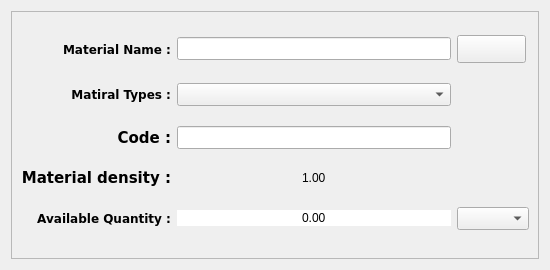
<?xml version="1.0" encoding="UTF-8"?>
<ui version="4.0">
 <class>AddRawMterial</class>
 <widget class="QWidget" name="AddRawMterial">
  <property name="geometry">
   <rect>
    <x>0</x>
    <y>0</y>
    <width>550</width>
    <height>270</height>
   </rect>
  </property>
  <property name="minimumSize">
   <size>
    <width>550</width>
    <height>270</height>
   </size>
  </property>
  <property name="maximumSize">
   <size>
    <width>550</width>
    <height>270</height>
   </size>
  </property>
  <property name="windowTitle">
   <string>Add Raw Mterial</string>
  </property>
  <property name="windowIcon">
   <iconset>
    <normaloff>icons/logo.png</normaloff>icons/logo.png</iconset>
  </property>
  <layout class="QGridLayout" name="gridLayout_2">
   <item row="0" column="0">
    <widget class="QFrame" name="frame">
     <property name="frameShape">
      <enum>QFrame::StyledPanel</enum>
     </property>
     <property name="frameShadow">
      <enum>QFrame::Raised</enum>
     </property>
     <layout class="QGridLayout" name="gridLayout" columnstretch="0,0,0">
      <item row="0" column="0">
       <widget class="QLabel" name="label_5">
        <property name="font">
         <font>
          <family>Bitstream Vera Sans</family>
          <weight>75</weight>
          <bold>true</bold>
         </font>
        </property>
        <property name="text">
         <string>Material Name :</string>
        </property>
        <property name="alignment">
         <set>Qt::AlignRight|Qt::AlignTrailing|Qt::AlignVCenter</set>
        </property>
       </widget>
      </item>
      <item row="3" column="0">
       <widget class="QLabel" name="label_24">
        <property name="font">
         <font>
          <family>Bitstream Vera Sans</family>
          <pointsize>11</pointsize>
          <weight>75</weight>
          <bold>true</bold>
          <kerning>true</kerning>
         </font>
        </property>
        <property name="text">
         <string>Material density :</string>
        </property>
        <property name="alignment">
         <set>Qt::AlignRight|Qt::AlignTrailing|Qt::AlignVCenter</set>
        </property>
       </widget>
      </item>
      <item row="0" column="1">
       <widget class="QLineEdit" name="material_name">
        <property name="minimumSize">
         <size>
          <width>0</width>
          <height>23</height>
         </size>
        </property>
        <property name="font">
         <font>
          <weight>75</weight>
          <bold>true</bold>
         </font>
        </property>
        <property name="clearButtonEnabled">
         <bool>true</bool>
        </property>
       </widget>
      </item>
      <item row="1" column="0">
       <widget class="QLabel" name="label_17">
        <property name="font">
         <font>
          <family>Bitstream Vera Sans</family>
          <weight>75</weight>
          <bold>true</bold>
         </font>
        </property>
        <property name="text">
         <string>Matiral Types :</string>
        </property>
        <property name="alignment">
         <set>Qt::AlignRight|Qt::AlignTrailing|Qt::AlignVCenter</set>
        </property>
       </widget>
      </item>
      <item row="4" column="1">
       <widget class="QDoubleSpinBox" name="rm_quantity">
        <property name="styleSheet">
         <string notr="true">border:0px;
</string>
        </property>
        <property name="alignment">
         <set>Qt::AlignCenter</set>
        </property>
        <property name="buttonSymbols">
         <enum>QAbstractSpinBox::NoButtons</enum>
        </property>
        <property name="maximum">
         <double>10000000000000000000.000000000000000</double>
        </property>
       </widget>
      </item>
      <item row="2" column="0">
       <widget class="QLabel" name="label_4">
        <property name="font">
         <font>
          <family>Bitstream Vera Sans</family>
          <pointsize>11</pointsize>
          <weight>75</weight>
          <bold>true</bold>
          <kerning>true</kerning>
         </font>
        </property>
        <property name="text">
         <string>Code :</string>
        </property>
        <property name="alignment">
         <set>Qt::AlignRight|Qt::AlignTrailing|Qt::AlignVCenter</set>
        </property>
       </widget>
      </item>
      <item row="4" column="0">
       <widget class="QLabel" name="label_19">
        <property name="font">
         <font>
          <family>Bitstream Vera Sans</family>
          <weight>75</weight>
          <bold>true</bold>
         </font>
        </property>
        <property name="text">
         <string>Available Quantity :</string>
        </property>
        <property name="alignment">
         <set>Qt::AlignRight|Qt::AlignTrailing|Qt::AlignVCenter</set>
        </property>
       </widget>
      </item>
      <item row="3" column="1">
       <widget class="QDoubleSpinBox" name="rm_density">
        <property name="styleSheet">
         <string notr="true">border:0px;
background-color: qlineargradient(spread:pad, x1:0, y1:0, x2:1, y2:0, stop:0 rgba(0, 0, 0, 0), stop:1 rgba(255, 255, 255, 0));</string>
        </property>
        <property name="alignment">
         <set>Qt::AlignCenter</set>
        </property>
        <property name="buttonSymbols">
         <enum>QAbstractSpinBox::NoButtons</enum>
        </property>
        <property name="minimum">
         <double>1.000000000000000</double>
        </property>
        <property name="maximum">
         <double>100000000000000000.000000000000000</double>
        </property>
        <property name="value">
         <double>1.000000000000000</double>
        </property>
       </widget>
      </item>
      <item row="1" column="1">
       <widget class="QComboBox" name="material_type">
        <property name="minimumSize">
         <size>
          <width>0</width>
          <height>23</height>
         </size>
        </property>
       </widget>
      </item>
      <item row="4" column="2">
       <widget class="QComboBox" name="rm_units_combo">
        <property name="minimumSize">
         <size>
          <width>0</width>
          <height>23</height>
         </size>
        </property>
       </widget>
      </item>
      <item row="0" column="2">
       <widget class="QPushButton" name="add_rm">
        <property name="minimumSize">
         <size>
          <width>69</width>
          <height>28</height>
         </size>
        </property>
        <property name="maximumSize">
         <size>
          <width>69</width>
          <height>28</height>
         </size>
        </property>
        <property name="font">
         <font>
          <weight>50</weight>
          <bold>false</bold>
         </font>
        </property>
        <property name="text">
         <string/>
        </property>
        <property name="icon">
         <iconset>
          <normaloff>icons/add.png</normaloff>icons/add.png</iconset>
        </property>
       </widget>
      </item>
      <item row="2" column="1">
       <widget class="QLineEdit" name="material_code">
        <property name="minimumSize">
         <size>
          <width>0</width>
          <height>23</height>
         </size>
        </property>
        <property name="font">
         <font>
          <weight>75</weight>
          <bold>true</bold>
         </font>
        </property>
        <property name="clearButtonEnabled">
         <bool>true</bool>
        </property>
       </widget>
      </item>
     </layout>
    </widget>
   </item>
  </layout>
 </widget>
 <resources/>
 <connections/>
</ui>
